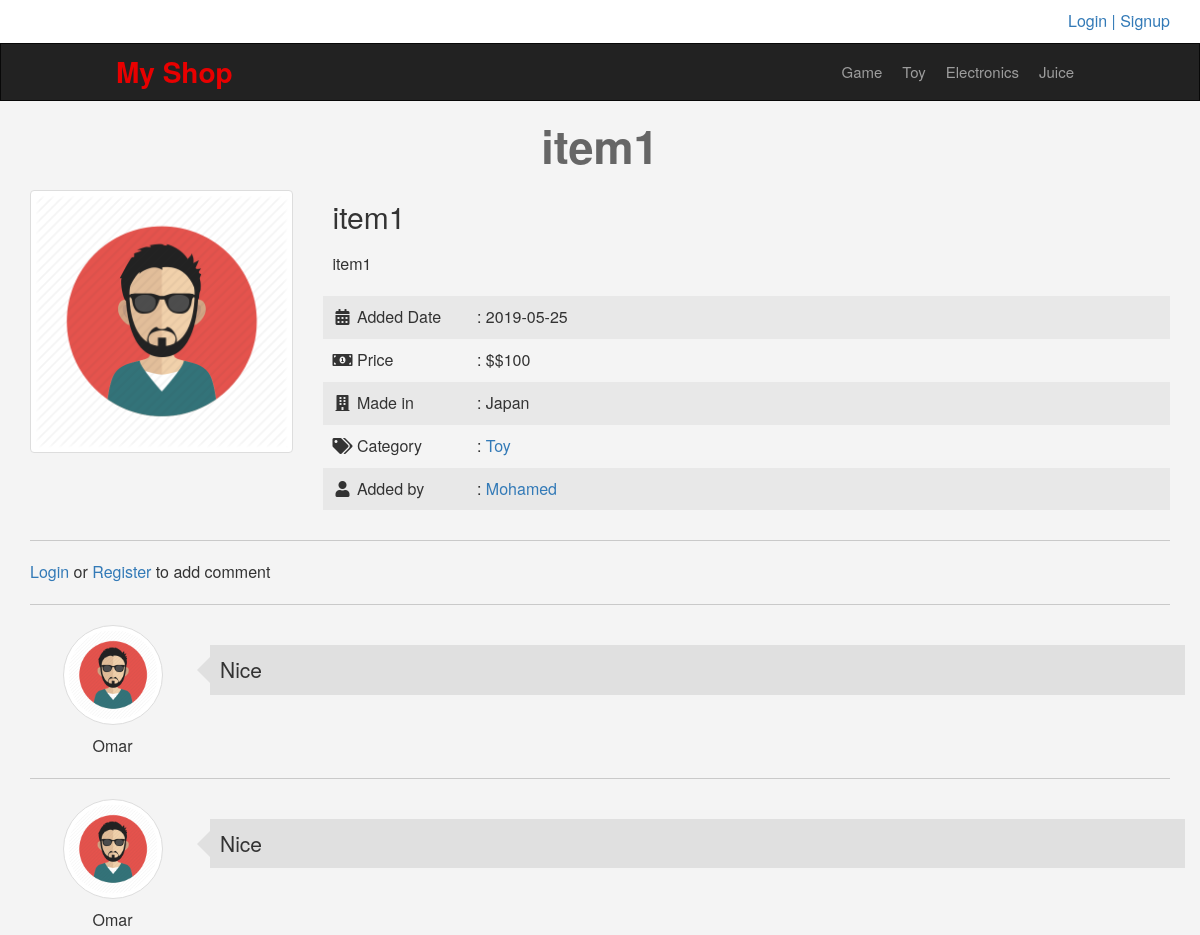
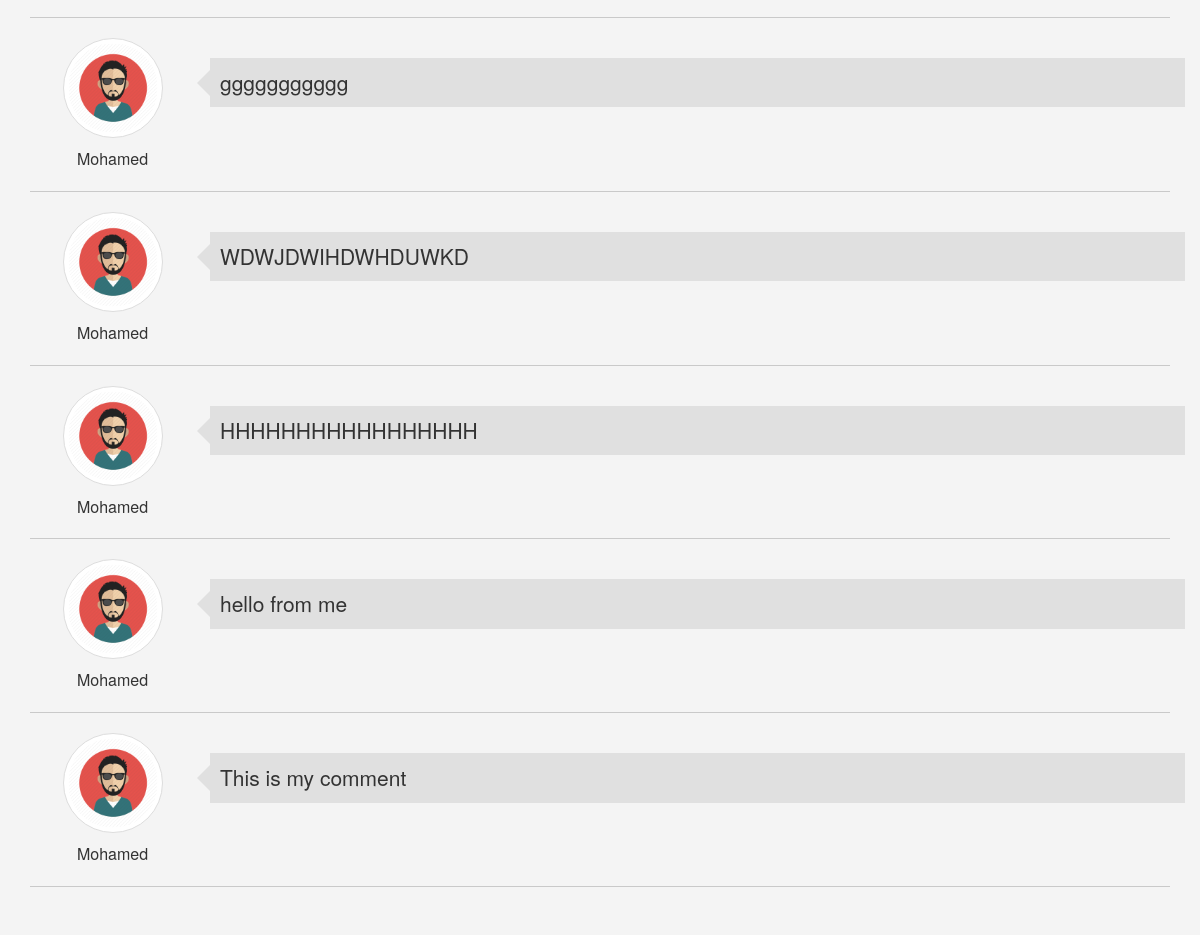
The page /items.php?id=3 on the database its author committed (2 pictures, top to bottom).
### tables this page shows
CREATE TABLE `categories` (
  `id` int(11) NOT NULL,
  `name` varchar(255) NOT NULL,
  `description` text NOT NULL,
  `parent` int(11) NOT NULL,
  `ordering` int(11) NOT NULL,
  `visibility` tinyint(4) NOT NULL DEFAULT '0',
  `allowComments` tinyint(4) NOT NULL DEFAULT '0',
  `allowAds` tinyint(4) NOT NULL DEFAULT '0'
);

CREATE TABLE `items` (
  `id` int(11) NOT NULL,
  `name` varchar(255) NOT NULL,
  `description` text NOT NULL,
  `price` varchar(255) NOT NULL,
  `addDate` date NOT NULL,
  `countryMade` varchar(255) NOT NULL,
  `image` varchar(255) NOT NULL,
  `status` varchar(255) NOT NULL,
  `rating` smallint(6) NOT NULL,
  `cat_id` int(11) NOT NULL,
  `mbr_id` int(11) NOT NULL,
  `approve` tinyint(4) NOT NULL DEFAULT '0'
);

CREATE TABLE `users` (
  `id` int(11) NOT NULL COMMENT 'To identify user',
  `username` varchar(50) NOT NULL COMMENT 'Username to login',
  `password` varchar(255) NOT NULL COMMENT 'Password to login',
  `email` varchar(50) NOT NULL,
  `fullName` varchar(50) NOT NULL,
  `group_id` int(11) NOT NULL DEFAULT '0' COMMENT 'Define user group',
  `trustStatus` int(11) NOT NULL DEFAULT '0' COMMENT 'Selle rank',
  `regStatus` int(11) NOT NULL DEFAULT '0' COMMENT 'To approve user',
  `date` date NOT NULL
);

CREATE TABLE `comments` (
  `id` int(11) NOT NULL,
  `comment` text NOT NULL,
  `status` tinyint(4) NOT NULL,
  `commentDate` date NOT NULL,
  `item_id` int(11) NOT NULL,
  `user_id` int(11) NOT NULL
);

### init.php (called while the page is built, shortened)
<?php
    include "admin/connect.php";
    $tpl = 'includes/templates/';
    $css = 'layout/css/';
    $func = 'includes/functions/';
    include $func."functions.php";
    include $tpl."_header.php";

### includes/functions/functions.php (called while the page is built, shortened)
<?php
    function getAll($field, $table, $where = null, $orderField = "id", $ordering = "DESC"){
        global $con;
        $rows = array();
        if($orderField == "") $orderField = "id";
        $query="select $field from $table $where ORDER BY $orderField $ordering";
        $res = $con->query($query);
        while($row = $res->fetch_assoc())
            $rows[] = $row;
        return $rows;
    }

### items.php (the view, shortened to what this page needs)
<?php ob_start();
include "init.php";
if (isset($_GET['id']) && is_numeric($_GET['id'])) $id = intval($_GET['id']);
else $id = 0;
$query = "SELECT i.*, u.username, c.name as cat_name
          FROM items i, users u , categories c
          where i.cat_id = c.id && i.mbr_id = u.id
          AND i.id = $id AND i.approve = 1";
$res = mysqli_query($con, $query);
$count = $res->num_rows;
$row = mysqli_fetch_assoc($res);
if ($count > 0) {
    ?>
    <h1 class="text-center"><?php echo $row['name']; ?></h1>
    <div class="container">
        <div class="row">
            <div class="col-md-3">
                <img class="img-responsive img-thumbnail center-block" src="img.png">
            </div>
            <div class="col-md-9 item-info">
                <h2><?php echo $row['name'];?></h2>
                <p><?php echo $row['description'];?></p>
                <ul class="list-unstyled">
                    <li>
                        <i class="fa fa-calendar-alt fa-fw"></i>
                        <span>Added Date</span>: <?php echo $row['addDate'];?>
                    </li>
                    <li>
                        <i class="fa fa-money-bill-alt fa-fw"></i>
                        <span>Price</span>: $<?php echo $row['price'];?>
                    </li>
                    <li>
                        <i class="fa fa-building fa-fw"></i>
                        <span>Made in</span>: <?php echo $row['countryMade'];?>
                    </li>
                    <li>
                        <i class="fa fa-tags fa-fw"></i>
                        <span>Category</span>: <a href="categories.php?id=<?php echo $row['cat_id']?>&name=<?php echo $row['cat_name']?>"><?php echo $row['cat_name'];?></a>
                    </li>
                    <li>
                        <i class="fa fa-user fa-fw"></i>
                        <span>Added by</span>: <a href="#"><?php echo $row['username'];?></a>
                    </li>
                </ul>
            </div>
        </div>
        <hr class="custom-hr">
        <?php if(isset($_SESSION['user'])) {?>
        <div class="row">
            <div class="col-md-offset-3">
                <div class="add-comment">
                    <h3>Add Your Comment</h3>
                    <form action="<?php echo $_SERVER['PHP_SELF'].'?id='.$row['id'];?>" method="post">
                        <textarea name="comment" required></textarea>
                        <input type="submit" class="btn btn-primary" value="Add Comment">
                    </form>
                    <?php
                        if($_SERVER['REQUEST_METHOD'] == "POST"){
                            $comment = filter_var($_POST['comment'], FILTER_SANITIZE_STRING);
                            $item_id = $row['id'];
                            $user_id = $_SESSION['uid'];
                            if(empty(!$comment)){
                                $query2 = "insert into comments (comment, commentDate, item_id, user_id)
                                            VALUES ('$comment', now(), '$item_id', '$user_id')";
                                $res2 = mysqli_query($con, $query2);
                                if($res2) {
                                    $theMsg = "<div class='alert alert-success'>Comment Added</div>";
                                    redirectHome($theMsg, "back");
                                }
                            }
                            else
                                echo "<div class='container alert alert-danger'>You can't send an empty comment</div>";
                        }
                    ?>
                </div>
            </div>
        </div>
        <?php }
        else echo "<a href='login.php'>Login</a> or <a href='login.php'>Register</a> to add comment"?>
        <hr class="custom-hr">
        <?php
                $query3 = "SELECT c.*, u.username
                FROM comments c, users u
                WHERE c.user_id = u.id AND c.status = 1 AND item_id = ".$row['id']."
                ORDER BY c.id DESC ";
                $res3 = mysqli_query($con, $query3);
                while ($row3 = mysqli_fetch_assoc($res3)){
                    ?>
                    <div class='row'>
                        <div class="comment-box">
                            <div class='col-md-2 text-center'>
                                <img class="img-responsive img-thumbnail center-block img-circle" src="img.png">
                                <?php echo $row3['username'];?>
                            </div>
                            <div class='col-md-10 lead'><?php echo $row3['comment'];?></div>
                        </div>
                    </div>
                    <hr class="custom-hr">
        <?php
                }
}
else{
    echo "<div class='container alert alert-danger'>This item doesn't exist or may be waiting approval.</div>";
    redirectHome("","back", 5);
}
include $tpl."_footer.php";
?>

### includes/templates/_header.php (shortened to what this page needs)
<!DOCTYPE html>
<html>
	<head>
		<link rel="stylesheet" href="<?php echo $css; ?>bootstrap.min.css">
		<link rel="stylesheet" href="<?php echo $css; ?>fontawesome.min.css">
		<link rel="stylesheet" href="<?php echo $css; ?>all.min.css">
        <link rel="stylesheet" href="<?php echo $css; ?>jquery-ui.css">
        <link rel="stylesheet" href="<?php echo $css; ?>jquery.selectBoxIt.css">
        <link rel="stylesheet" href="<?php echo $css; ?>_frontend.css">
    </head>
	<body>
        <div class="upper-bar">
            <div class="container">
                <?php if (isset($_SESSION['user'])){
                    ?>
                    <img class="my-image img-circle img-thumbnail" src="img.png">
                    <div class="btn-group my-info">
                        <span class="btn btn-default dropdown-toggle" data-toggle="dropdown">
                            <?php echo $sessionUser;?>
                            <span class="caret"></span>
                        </span>
                        <ul class="dropdown-menu">
                            <li><a href="profile.php">My Profile</a></li>
                            <li><a href="newad.php">New Item</a></li>
                            <li><a href="profile.php#my-items">My Items</a></li>
                            <li><a href="logout.php">Log out</a></li>
                        </ul>
                    </div>
                    <?php
                    if(!isActivated($sessionUser)) echo ", You need to be activated.";
                }
                else{ ?>
                <a href="login.php">
                    <span class="pull-right">Login | Signup</span>
                </a>
                <?php }?>
            </div>
        </div>
        <nav class="navbar navbar-inverse">
            <div class="container-fluid">
                <div class="navbar-header"><a class="navbar-brand" href="index.php">My Shop</a></div>
                <div class="collapse navbar-collapse" id="bs-example-navbar-collapse-1">
                    <ul class="nav navbar-nav navbar-right" >
<?php
                        foreach (getAll("*", "categories", "where parent = 0", "", "ASC") as $cat)
                            echo "<li><a href='categories.php?id=".$cat['id']."'>".$cat['name']."</a></li>";
?>
                    </ul>
                </div>
            </div>
        </nav>

### layout/css/_frontend.css (style rules this page uses)
body { background-color: #f4f4f4; font-size: 16px; height: 3000px; }
h1 { font-size: 45px; margin: 20px 0; font-weight: bold; color: #666; }
.navbar { padding: 3px 100px; border-radius: 0; margin-bottom: 0; }
.navbar>.container .navbar-brand, .navbar>.container-fluid .navbar-brand { color:#e80000; font-weight: bold; font-size: 28px; }
.nav li a { padding: 15px 10px; }
.navbar-nav { padding-left: 130px; font-size: 15px; }
.upper-bar { padding: 10px; background-color: #fff; }
.item-info h2 { margin: 0; padding: 10px; }
.item-info p { padding: 10px; }
.item-info ul li { padding: 10px; }
.item-info ul li:nth-child(odd) { background-color: #e8e8e8; }
.item-info ul li span { display: inline-block; width: 120px; }
.comment-box { margin-bottom: 20px; }
.comment-box img { max-width: 100px; margin-bottom: 10px; }
.comment-box .lead { background-color: #e0e0e0; position: relative; padding: 10px; margin-top: 20px; }
.comment-box .lead:before { content: ""; width: 0; height: 0; border: 15px solid; border-color: transparent #e0e0e0 transparent transparent; position: absolute; left: -28px; top: 10px; }
.custom-hr { border-top: 1px solid #c9c9c9; }

### rows shown on the page
categories: name "Game"
categories: name "Toy"
categories: name "Electronics"
categories: name "Juice"
items: name "item1", description "item1", addDate "2019-05-25", price "$100", countryMade "Japan", cat.name "Toy", mbr.username "Mohamed"
comments: user.username "Omar", comment "Nice"
comments: user.username "Omar", comment "Nice"
comments: user.username "Mohamed", comment "ggggggggggg"
comments: user.username "Mohamed", comment "WDWJDWIHDWHDUWKD"
comments: user.username "Mohamed", comment "HHHHHHHHHHHHHHHHH"
comments: user.username "Mohamed", comment "hello from me"
comments: user.username "Mohamed", comment "This is my comment"
